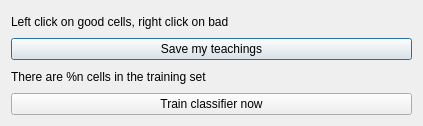
<?xml version="1.0" encoding="UTF-8"?>
<ui version="4.0">
 <class>ListClassifier</class>
 <widget class="QDialog" name="ListClassifier">
  <property name="geometry">
   <rect>
    <x>0</x>
    <y>0</y>
    <width>423</width>
    <height>126</height>
   </rect>
  </property>
  <property name="sizePolicy">
   <sizepolicy hsizetype="Fixed" vsizetype="Fixed">
    <horstretch>0</horstretch>
    <verstretch>0</verstretch>
   </sizepolicy>
  </property>
  <property name="windowTitle">
   <string>Dialog</string>
  </property>
  <layout class="QGridLayout" name="gridLayout_2">
   <item row="0" column="0">
    <layout class="QGridLayout" name="gridLayout">
     <property name="sizeConstraint">
      <enum>QLayout::SetDefaultConstraint</enum>
     </property>
     <item row="0" column="0" colspan="2">
      <widget class="QLabel" name="label">
       <property name="text">
        <string>Left click on good cells, right click on bad</string>
       </property>
      </widget>
     </item>
     <item row="1" column="0" colspan="2">
      <widget class="QPushButton" name="save">
       <property name="text">
        <string>Save my teachings</string>
       </property>
      </widget>
     </item>
     <item row="3" column="0" colspan="2">
      <widget class="QLabel" name="label_2">
       <property name="text">
        <string>There are %n cells in the training set</string>
       </property>
      </widget>
     </item>
     <item row="6" column="0" colspan="2">
      <widget class="QPushButton" name="train">
       <property name="text">
        <string>Train classifier now</string>
       </property>
      </widget>
     </item>
    </layout>
   </item>
  </layout>
 </widget>
 <resources/>
 <connections/>
</ui>
